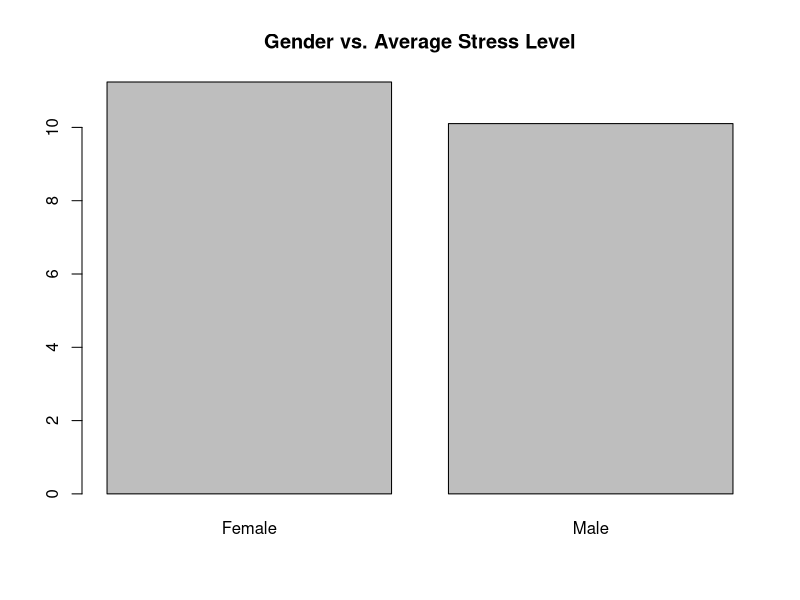
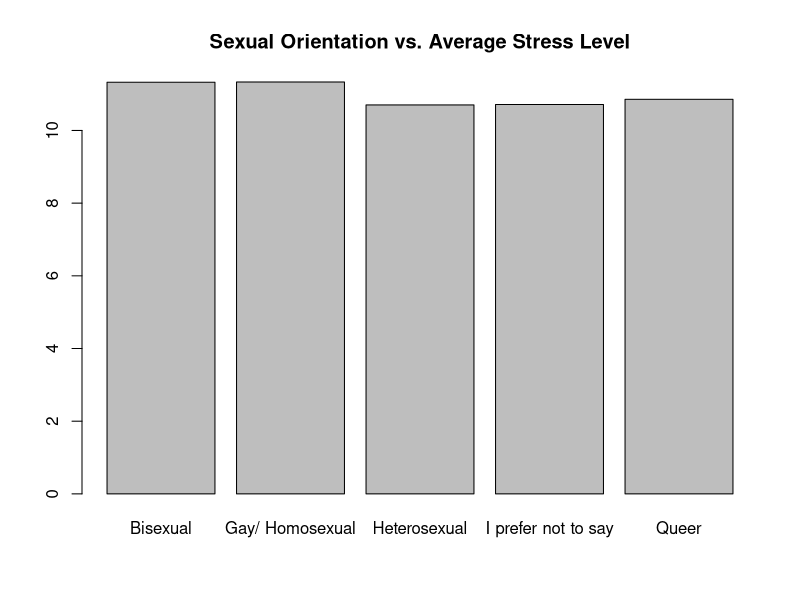
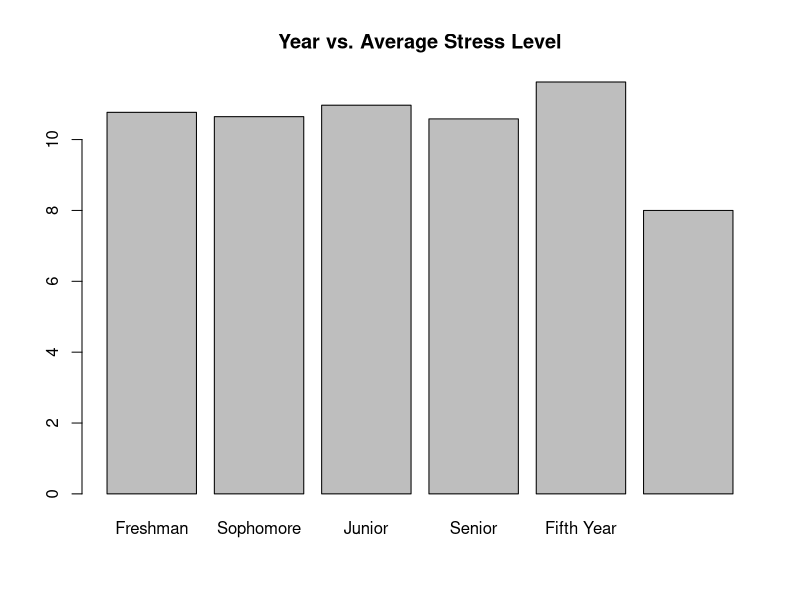
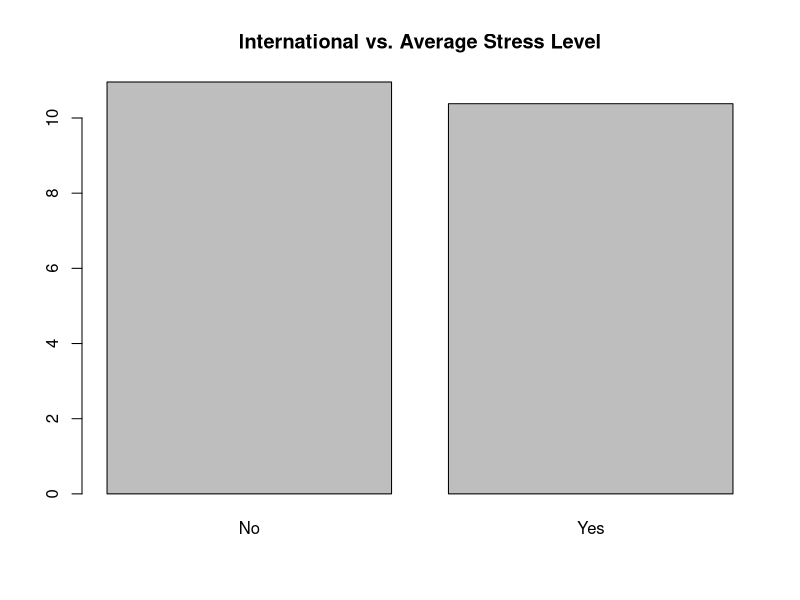
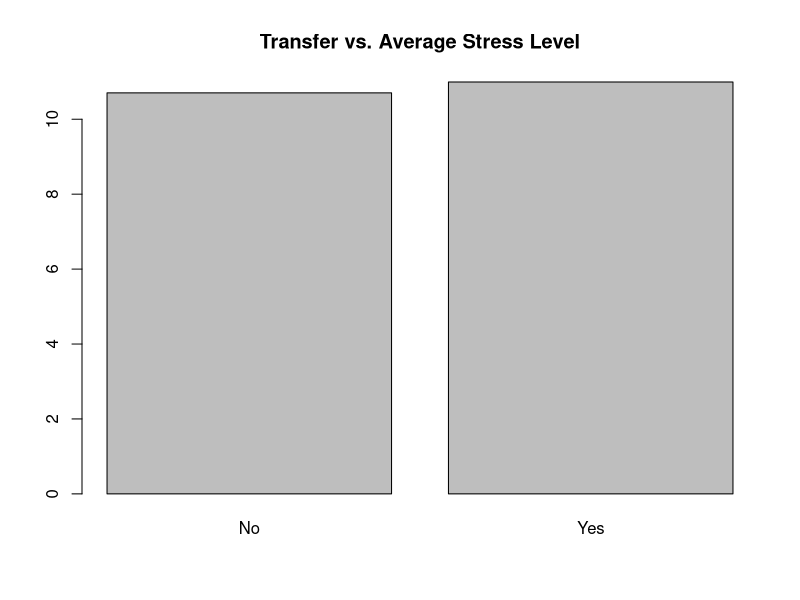
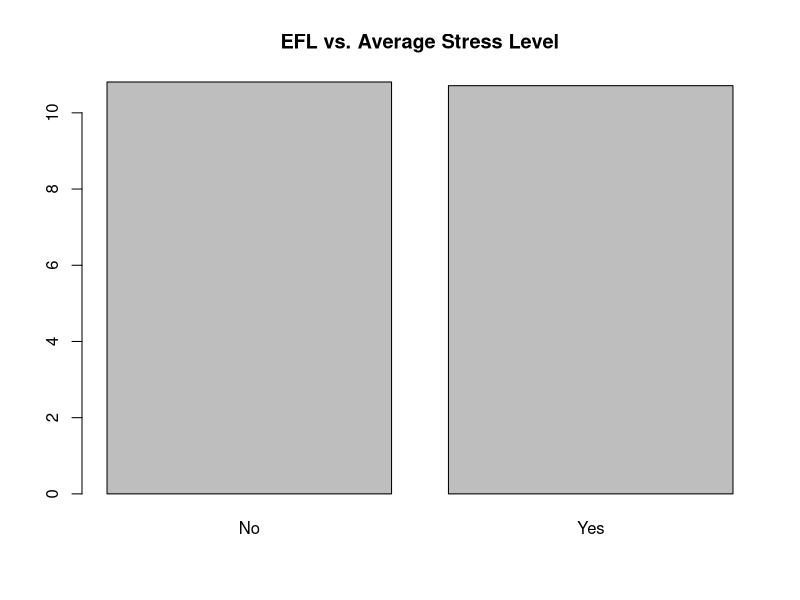
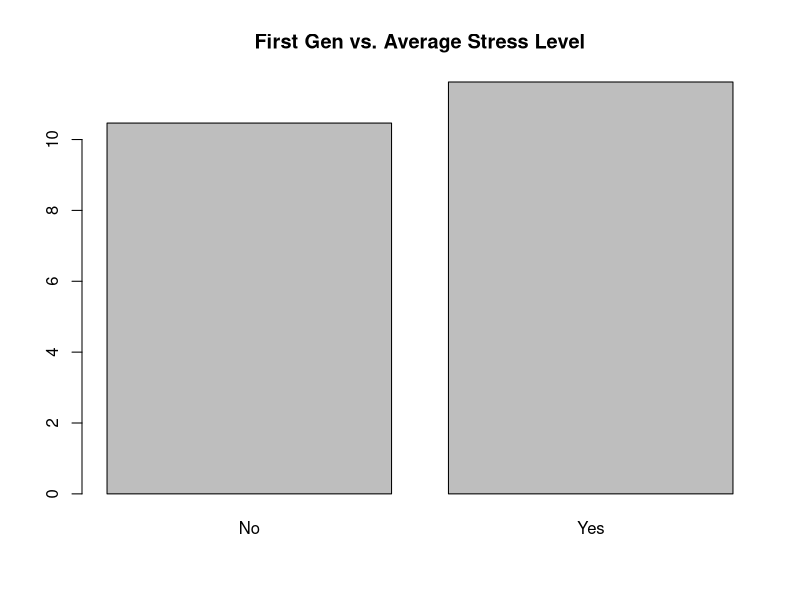
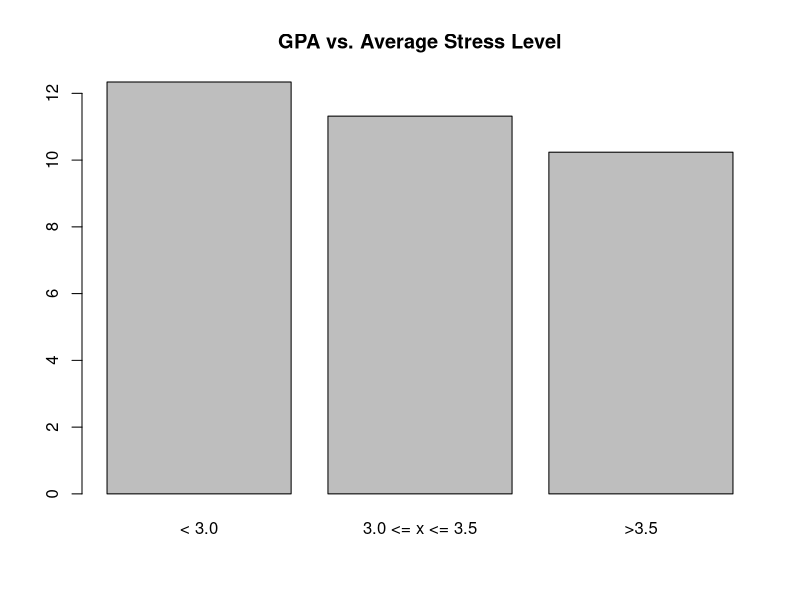

Write R code to recreate these figures, in order.
## ---- chunk 1
stem = read.csv("stem_newfactors.csv", na.strings=c("",NA))
head(stem)
## ---- chunk 2
library(gdata)

# clean data
stem$Gender[stem$Gender == 'Genderfluid' |  stem$Gender == 'Transgender female'] <- NA
stem = stem[!is.na(stem$Gender),]
stem$Orientation[stem$Orientation == 'straight'] <- 'Heterosexual'
stem = drop.levels(stem)


# gender
barplot(tapply(stem$Stress_Factor, stem$Gender, mean), main="Gender vs. Average Stress Level")

# orientation
barplot(tapply(stem$Stress_Factor, stem$Orientation, mean), main="Sexual Orientation vs. Average Stress Level")

# year
# refactor order
stem$Year <- factor(stem$Year, levels = c("Freshman", "Sophomore", "Junior", "Senior", "Fifth Year", "Graduate Student"))
barplot(tapply(stem$Stress_Factor, stem$Year, mean), main="Year vs. Average Stress Level")


# international
barplot(tapply(stem$Stress_Factor, stem$International, mean,na.rm=TRUE), main="International vs. Average Stress Level")

# transfer
barplot(tapply(stem$Stress_Factor, stem$Transfer, mean,na.rm=TRUE), main="Transfer vs. Average Stress Level")

# efl
barplot(tapply(stem$Stress_Factor, stem$EFL, mean), main="EFL vs. Average Stress Level")

# first gen
barplot(tapply(stem$Stress_Factor, stem$FirstGen, mean,na.rm=TRUE), main="First Gen vs. Average Stress Level")

# gpa
stem$GPA[stem$GPA == 0] <- NA
#range(stem$GPA,na.rm=TRUE)

stem$GPA[stem$GPA < 3.0] = "< 3.0"
stem$GPA[stem$GPA >= 3.0 & stem$GPA <= 3.5] = "3.0 <= x <= 3.5"
stem$GPA[stem$GPA > 3.5] = ">3.5"

stem$GPA <- factor(stem$GPA, levels = c("< 3.0", "3.0 <= x <= 3.5", ">3.5"))

barplot(tapply(stem$Stress_Factor, stem$GPA, mean,na.rm=TRUE), main="GPA vs. Average Stress Level")
## ---- chunk 3
# q3.2, .5, .15, year, gender
# how correlated are these variables with the stress_factor variable

stem$GPA[stem$GPA == 0] = mean(stem$GPA) 
target = stem[,'Stress_Factor']

q2 = stem[,'Q3.2']
q4 = stem[,'Q3.4']
q5 = stem[,'Q3.5']
q6 = stem[,'Q3.6']
q15 = stem[,'Q3.15']
q14 = stem[,'Q3.14']
ses = stem[,'SES_Factor']


q2a<- aov(Stress_Factor~as.factor(q2), data = stem)
summary(q2a) #significant
barplot(tapply(target, q2, mean), main = 'Q3.2 versus Stress Level', ylab = 'Stress Level', xlab = 'Level of preparedness from hs for STEM') 

q4a<- aov(Stress_Factor~as.factor(q4), data = stem)
summary(q4a) # significant
barplot(tapply(target, q4, mean), main = 'Q3.4 versus Stress Level', ylab = 'Stress Level', xlab = 'Family struggled financially growing up') 

q5a<- aov(Stress_Factor~as.factor(q5), data = stem)
summary(q5a) # significant
barplot(tapply(target, q5, mean), main = 'Q3.5 versus Stress Level', ylab = 'Stress Level', xlab = 'Level of work needed to pay for expenses') 

q6a<- aov(Stress_Factor~as.factor(q6), data = stem)
summary(q6a) # significant
barplot(tapply(target, q6, mean), main = 'Q3.6 versus Stress Level', ylab = 'Stress Level', xlab = 'Level graduating and needing  to find a job immediately') 

q14a<- aov(Stress_Factor~as.factor(q14), data = stem)
summary(q14a) # significant
barplot(tapply(target, q14, mean), main = 'Q3.14 versus Stress Level', ylab = 'Stress Level', xlab = 'To what extent do you seek help when you have an academic problem')

# correlation for numeric vars
cor(ses, target)
res <- cor.test(ses, target, 
                    method = "pearson")
res$p.value
barplot(tapply(target, ses, mean), main = 'SES versus Stress Level', ylab = 'Stress Level', xlab = 'SES', ylim = c(8,12))

# q3.2, 3.4, 3.5, 3.6, 3.14, SES are all significant
## ---- chunk 4
# exploratory analysis: belonging questions (taken from factor analysis) 3.15, 3.16, 3.19 - 3.24 checking significance with ANOVA
q15 = stem[,'Q3.15']
q16 = stem[,'Q3.16']
q19 = stem[,'Q3.19']
q20 = stem[,'Q3.20']
q21 = stem[,'Q3.21']
q22 = stem[,'Q3.22']
q23 = stem[,'Q3.23']
q24 = stem[,'Q3.24']

q15a<- aov(Stress_Factor~as.factor(q15), data = stem)
summary(q15a) # not significant
barplot(tapply(target, q15, mean), main = 'Q3.15 versus Stress Level', ylab = 'Stress Level', xlab = 'To what extent do you know what you want to do after graduation') 


q16a<- aov(Stress_Factor~as.factor(q16), data = stem)
summary(q16a) # significant
barplot(tapply(target, q16, mean), main = 'Q3.16 versus Stress Level', ylab = 'Stress Level', xlab = 'Q3.16')

q19a<- aov(Stress_Factor~as.factor(q19), data = stem)
summary(q19a) # significant
barplot(tapply(target, q19, mean), main = 'Q3.19 versus Stress Level', ylab = 'Stress Level', xlab = 'Q3.19')

q20a<- aov(Stress_Factor~as.factor(q20), data = stem)
summary(q20a) # significant
barplot(tapply(target, q20, mean), main = 'Q3.20 versus Stress Level', ylab = 'Stress Level', xlab = 'Q3.20')

q21a<- aov(Stress_Factor~as.factor(q21), data = stem)
summary(q21a) # significant
barplot(tapply(target, q21, mean), main = 'Q3.21 versus Stress Level', ylab = 'Stress Level', xlab = 'Q3.21')

q22a<- aov(Stress_Factor~as.factor(q22), data = stem)
summary(q22a) # significant
barplot(tapply(target, q22, mean), main = 'Q3.22 versus Stress Level', ylab = 'Stress Level', xlab = 'Q3.22')

q23a<- aov(Stress_Factor~as.factor(q23), data = stem)
summary(q23a) # significant
barplot(tapply(target, q23, mean), main = 'Q3.23 versus Stress Level', ylab = 'Stress Level', xlab = 'Q3.23')

q24a<- aov(Stress_Factor~as.factor(q24), data = stem)
summary(q24a) # significant
barplot(tapply(target, q24, mean), main = 'Q3.24 versus Stress Level', ylab = 'Stress Level', xlab = 'Q3.24')

# Q3.16, 3.19, 3.20 - 3.24 all significant
## ---- chunk 5
# ANOVA
gender <- aov(Stress_Factor~Gender, data = stem)
summary(gender) # significantly different

orientation <- aov(Stress_Factor~Orientation, data = stem)
summary(orientation) # not significantly different

year <- aov(Stress_Factor~Year, data = stem)
summary(year) # not significantly different

international <- aov(Stress_Factor~International, data = stem)
summary(international) # significantly different

transfer <- aov(Stress_Factor~Transfer, data = stem)
summary(transfer) # not significantly different

efl <- aov(Stress_Factor~EFL, data = stem)
summary(efl) # not significantly different

firstgen <- aov(Stress_Factor~FirstGen, data = stem)
summary(firstgen) # significantly different

# simple linear reg
gpa_lm <- lm(Stress_Factor ~ GPA, data = stem)
summary(gpa_lm) # gpa is significant 

# we will use gender, firstgen, and gpa in our linear reg, Q3.2, Q3.5, Q3.14
# q3.2, 3.4, 3.5, 3.6, 3.14, SES are all significant
# Q3.16, 3.19, 3.20 - 3.24 all significant
## ---- chunk 6
# block1
ses = lm(Stress_Factor ~ as.factor(Q3.2) + as.factor(Q3.4) + as.factor(Q3.5) + as.factor(Q3.6), data=stem)
summary(ses)
# adj R2 0.1255

# block 2 
dem = lm(Stress_Factor ~ Gender + FirstGen, data=stem)
summary(dem)
# adj R2 0.06056

# block 3 
aca = lm(Stress_Factor ~ as.factor(Q3.14) + GPA, data=stem)
summary(aca)
# adj R2 0.06923

# block 4 
bel = lm(Stress_Factor ~ as.factor(Q3.16) + as.factor(Q3.19) + as.factor(Q3.20) + as.factor(Q3.21) + as.factor(Q3.22) + as.factor(Q3.23)+ as.factor(Q3.24), data=stem)
summary(bel)
# adj R2 0.2324. use this as base 

# interaction 
interaction = lm(Stress_Factor ~ as.factor(Q3.2) * GPA, data=stem)
summary(interaction)
# adj R2 0.1056 use this as base 


# block4 + block1
m1 = lm(Stress_Factor ~ as.factor(Q3.16) + as.factor(Q3.19) + as.factor(Q3.20) + as.factor(Q3.21) + as.factor(Q3.22) + as.factor(Q3.23) + as.factor(Q3.24) + as.factor(Q3.2) + as.factor(Q3.4) + as.factor(Q3.5) + as.factor(Q3.6), data=stem)
summary(m1)
# adj R2 0.2789, highest of 2 blocks

# block4 + block2
m2 = lm(Stress_Factor ~ as.factor(Q3.16) + as.factor(Q3.19) + as.factor(Q3.20) + as.factor(Q3.21) + as.factor(Q3.22) + as.factor(Q3.23) + as.factor(Q3.24) + Gender + FirstGen, data=stem)
summary(m2)
# adj R2 0.2574


# block4 + block3
m3 = lm(Stress_Factor ~ as.factor(Q3.16) + as.factor(Q3.19) + as.factor(Q3.20) + as.factor(Q3.21) + as.factor(Q3.22) + as.factor(Q3.23) + as.factor(Q3.24) + as.factor(Q3.14) + GPA, data=stem)
summary(m3)
# adj R2 0.266

# block4 + block3 + block1
m4 = lm(Stress_Factor ~ as.factor(Q3.16) + as.factor(Q3.19) + as.factor(Q3.20) + as.factor(Q3.21) + as.factor(Q3.22) + as.factor(Q3.23) + as.factor(Q3.24) + as.factor(Q3.14) + GPA + as.factor(Q3.2) + as.factor(Q3.4) + as.factor(Q3.5) + as.factor(Q3.6), data=stem)
summary(m4)
# adj R2 0.2984 highest

# block4 + block3 + block2
m5 = lm(Stress_Factor ~ as.factor(Q3.16) + as.factor(Q3.19) + as.factor(Q3.20) + as.factor(Q3.21) + as.factor(Q3.22) + as.factor(Q3.23) + as.factor(Q3.24) + as.factor(Q3.14) + GPA + Gender + FirstGen, data=stem)
summary(m5)
# adj R2 0.2898

# block4 + block3 + block2 + block1
m6 = lm(Stress_Factor ~ as.factor(Q3.16) + as.factor(Q3.19) + as.factor(Q3.20) + as.factor(Q3.21) + as.factor(Q3.22) + as.factor(Q3.23) + as.factor(Q3.24) + as.factor(Q3.14) + GPA + Gender + FirstGen + as.factor(Q3.2) + as.factor(Q3.4) + as.factor(Q3.5) + as.factor(Q3.6), data=stem)
summary(m6)
# adj R2 0.3163

# block4 + block3 + block2 + block1 + interaction
m7 = lm(Stress_Factor ~ as.factor(Q3.16) + as.factor(Q3.19) + as.factor(Q3.20) + as.factor(Q3.21) + as.factor(Q3.22) + as.factor(Q3.23) + as.factor(Q3.24) + as.factor(Q3.14) + Gender + FirstGen + as.factor(Q3.4) + as.factor(Q3.5) + as.factor(Q3.6) + as.factor(Q3.2) * GPA, data=stem)
summary(m7)
# adj R2 0.326
## ---- chunk 7
stem$Q3.2 = as.factor(stem$Q3.2)

interaction.plot(stem$GPA, stem$Q3.2, stem$Stress_Factor,xlab="GPA", ylab="Stress_Factor", trace.label="HS Prep STEM")
